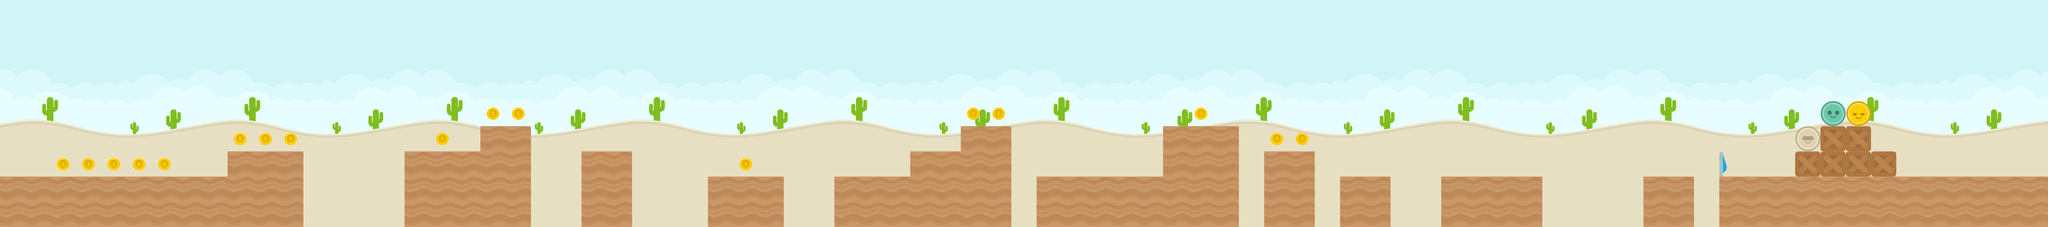

This is a level from a 2D game, rendered from its Tiled map with the project's own tilesets. A one-line summary and the map file follow, with tile-layer data summarised:
An orthogonal 81x9 tile map with 128x128 px tiles, 2 tile layers (Tile Layer 1, Tile Layer 2), 5 tilesets and 34 objects.

<map version="1.0" orientation="orthogonal" renderorder="right-down" width="81" height="9" tilewidth="128" tileheight="128" nextobjectid="36">
 <tileset firstgid="1" name="colored_desert" tilewidth="128" tileheight="128" tilecount="64" columns="8">
  <image source="../tilesets/colored_desert.png" width="1024" height="1024" />
 </tileset>
 <tileset firstgid="65" name="spritesheet_ground" tilewidth="128" tileheight="128" spacing="2" margin="1" tilecount="128" columns="8">
  <image source="../tilesets/spritesheet_ground.png" width="1040" height="2080" />
 </tileset>
 <tileset firstgid="193" name="spritesheet_items" tilewidth="128" tileheight="128" tilecount="32" columns="8">
  <image source="../tilesets/spritesheet_items.png" width="1024" height="512" />
 </tileset>
 <tileset firstgid="225" name="spritesheet_tiles" tilewidth="128" tileheight="128" spacing="2" margin="1" tilecount="128" columns="8">
  <image source="../tilesets/spritesheet_tiles.png" width="1040" height="2080" />
 </tileset>
 <tileset firstgid="353" name="players" tilewidth="128" tileheight="128" tilecount="4" columns="4">
  <image source="../tilesets/players.png" width="512" height="128" />
 </tileset>
 <layer name="Tile Layer 1" width="81" height="9">
  <data>[729 cells, 729 non-empty, 65 distinct tile ids]</data>
 </layer>
 <layer name="Tile Layer 2" width="81" height="9">
  <data>[729 cells, 175 non-empty, 8 distinct tile ids]</data>
 </layer>
 <objectgroup name="Object Layer 1">
  <object id="2" x="8704" y="896" width="1536" height="256" />
  <object id="3" x="8320" y="896" width="256" height="256" />
  <object id="4" x="7296" y="896" width="512" height="256" />
  <object id="5" x="6784" y="896" width="256" height="256" />
  <object id="6" x="6400" y="768" width="256" height="384" />
  <object id="7" x="5888" y="640" width="384" height="512" />
  <object id="8" x="5248" y="896" width="640" height="256" />
  <object id="9" x="4864" y="640" width="256" height="512" />
  <object id="10" x="4608" y="768" width="256" height="384" />
  <object id="11" x="4224" y="896" width="384" height="256" />
  <object id="12" x="3584" y="896" width="384" height="256" />
  <object id="13" x="2944" y="768" width="256" height="384" />
  <object id="14" x="2432" y="640" width="256" height="512" />
  <object id="16" x="2048" y="768" width="384" height="384" />
  <object id="17" x="1152" y="768" width="384" height="384" />
  <object id="18" x="0" y="896" width="1152" height="256" />
 </objectgroup>
 <objectgroup name="Object Layer 2">
  <object id="19" x="287.667" y="799.333" width="64" height="64">
   <ellipse />
  </object>
  <object id="20" x="415.667" y="799.333" width="64" height="64">
   <ellipse />
  </object>
  <object id="21" x="543.667" y="799.333" width="64" height="64">
   <ellipse />
  </object>
  <object id="22" x="671.667" y="799.333" width="64" height="64">
   <ellipse />
  </object>
  <object id="23" x="799.667" y="799.333" width="64" height="64">
   <ellipse />
  </object>
  <object id="24" x="1311.67" y="671.333" width="64" height="64">
   <ellipse />
  </object>
  <object id="25" x="2207.67" y="671.333" width="64" height="64">
   <ellipse />
  </object>
  <object id="26" x="2463.67" y="543.333" width="64" height="64">
   <ellipse />
  </object>
  <object id="27" x="2591.67" y="543.333" width="64" height="64">
   <ellipse />
  </object>
  <object id="28" x="3743.67" y="799.333" width="64" height="64">
   <ellipse />
  </object>
  <object id="29" x="4895.67" y="543.333" width="64" height="64">
   <ellipse />
  </object>
  <object id="30" x="5023.67" y="543.333" width="64" height="64">
   <ellipse />
  </object>
  <object id="31" x="6047.67" y="543.333" width="64" height="64">
   <ellipse />
  </object>
  <object id="32" x="6431.67" y="671.333" width="64" height="64">
   <ellipse />
  </object>
  <object id="33" x="6559.67" y="671.333" width="64" height="64">
   <ellipse />
  </object>
  <object id="34" x="1183.67" y="671.333" width="64" height="64">
   <ellipse />
  </object>
  <object id="35" x="1439.67" y="671.333" width="64" height="64">
   <ellipse />
  </object>
 </objectgroup>
 <objectgroup name=" finsih">
  <object id="1" x="8832" y="0" width="128" height="896" />
 </objectgroup>
</map>
